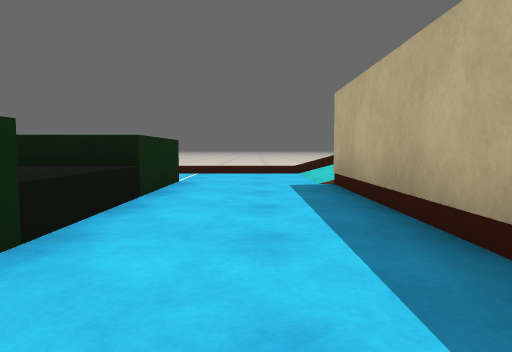
View 1 (above)

16 first-person views from a walk through a world built for the Gazebo simulator. The camera is 0.3 m above the floor, tilts 4° down and sees 70° across. The floor is counted in squares, 0.5 m on a side. Each view is taken from the middle of a square. On the plan, view 1 faces up. The plan holds only what a view shows up to about 10 squares ahead; the rest is blank. The place goes on beyond the plan.

View 2
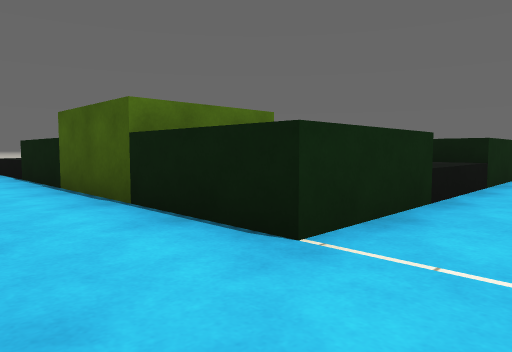

View 3
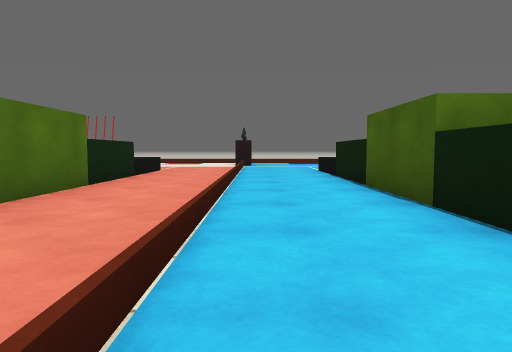

View 4
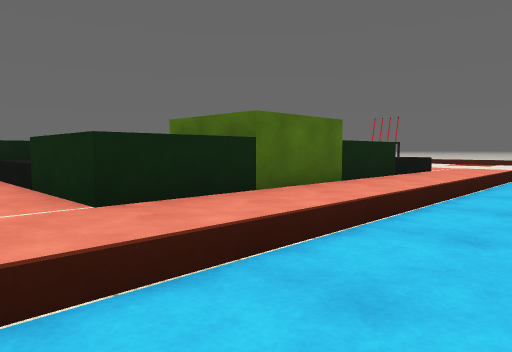

View 5
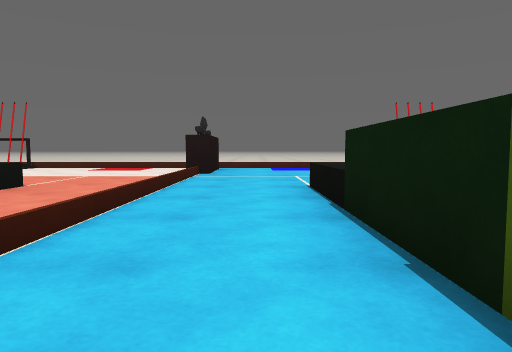

View 6
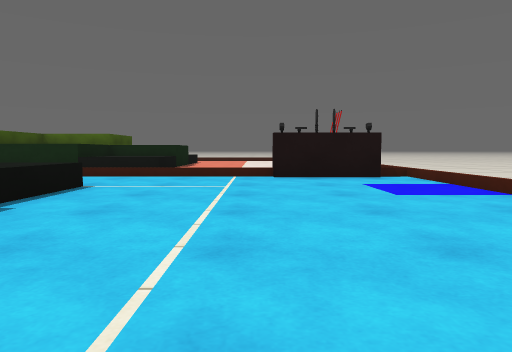

View 7
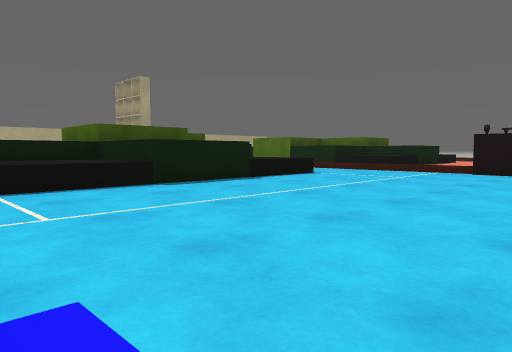

View 8
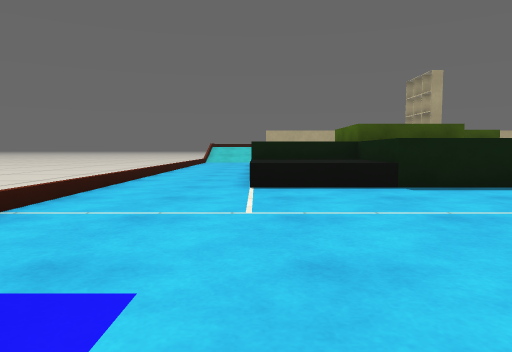

View 9
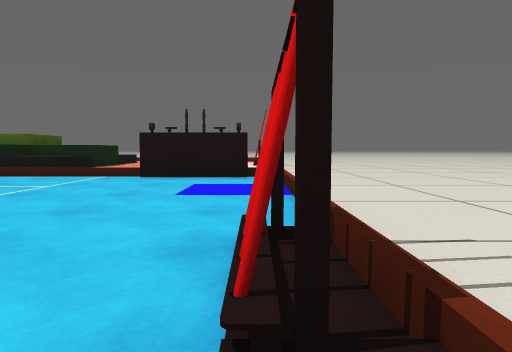

View 10
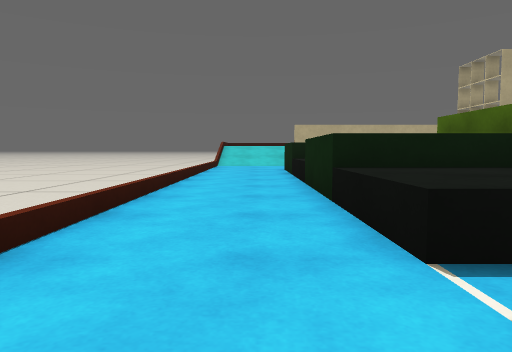

View 11
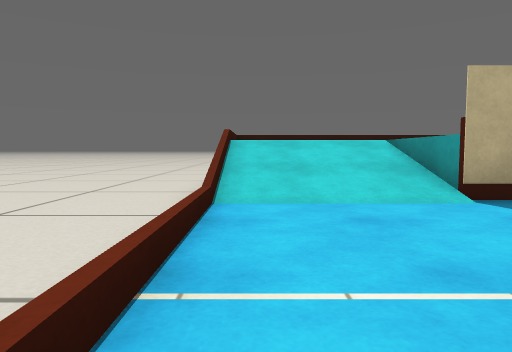

View 12
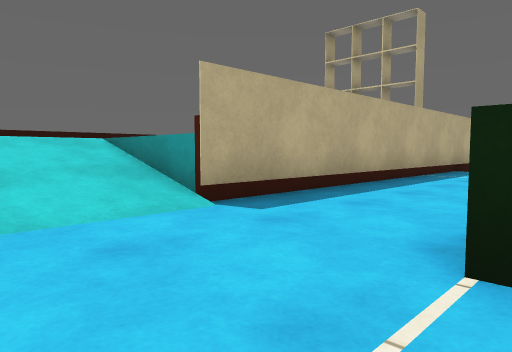

View 13
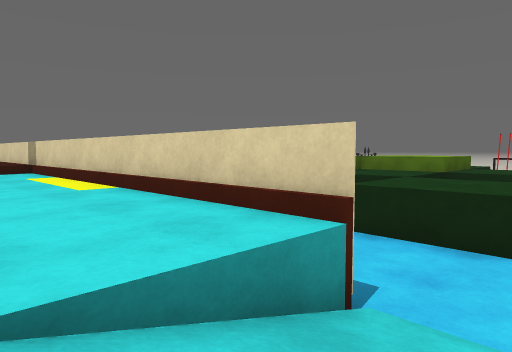

View 14
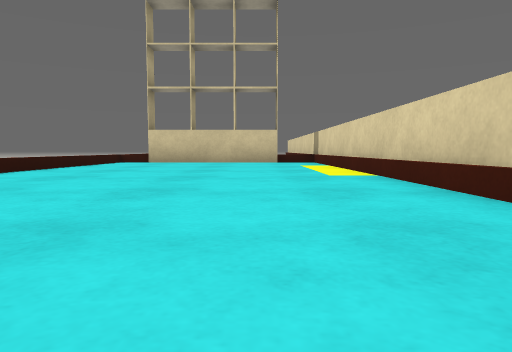

View 15
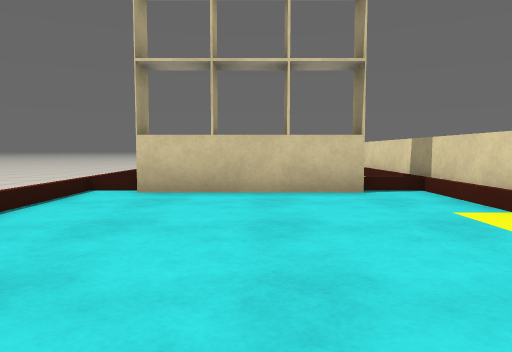

View 16
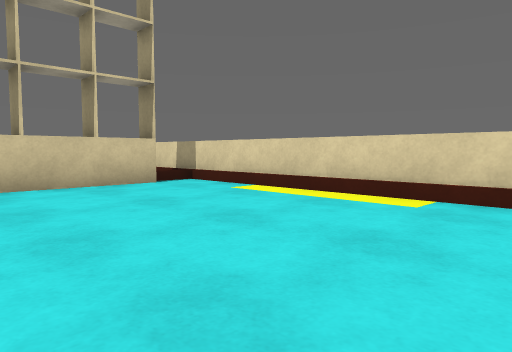

### Floor plan
Key: @ floor where view 1 was taken; # wall or solid block; . main floor; : floor 0.4 m higher than the main floor; / step, stairs or slope; = window, fence, low wall or low ledge.
Columns run from 18 left of view 1 to 7 right of it. Each row starts with its distance up from view 1.
 10      ====================
  9    .................///  =
  8  ...................///  =
  7  ......===##==###...///  =
  6  ......=#########..#:::  =
  5 ==.....=##    ###..#:::: =
  4 ==.....##      #=..#:::::=
  3 =......#       #=..#:::::
  2 =......=#       #..#:::::=
  1 =......=##      #..#:::::=
  0 =......===#######.@#:::::=
 -1 =..................#:::::=
 -2 =.##...............#:###:=
 -3 =###===============#=# #==
 -4 == ................#     =
 -5        =#########  #     =

Positions as (right, up) in squares from view 1, and headings:
1: (0, 0), facing up
2: (0, -2), facing up-left
3: (0, -2), facing left
4: (0, -1), facing down-left
5: (-5, -1), facing left
6: (-14, 6), facing down
7: (-17, 8), facing down-right
8: (-17, 7), facing right
9: (-17, 6), facing down
10: (-13, 8), facing right
11: (-3, 9), facing right
12: (-2, 9), facing down-right
13: (4, 8), facing down-left
14: (3, 7), facing down
15: (4, 3), facing down
16: (6, 4), facing down-left
